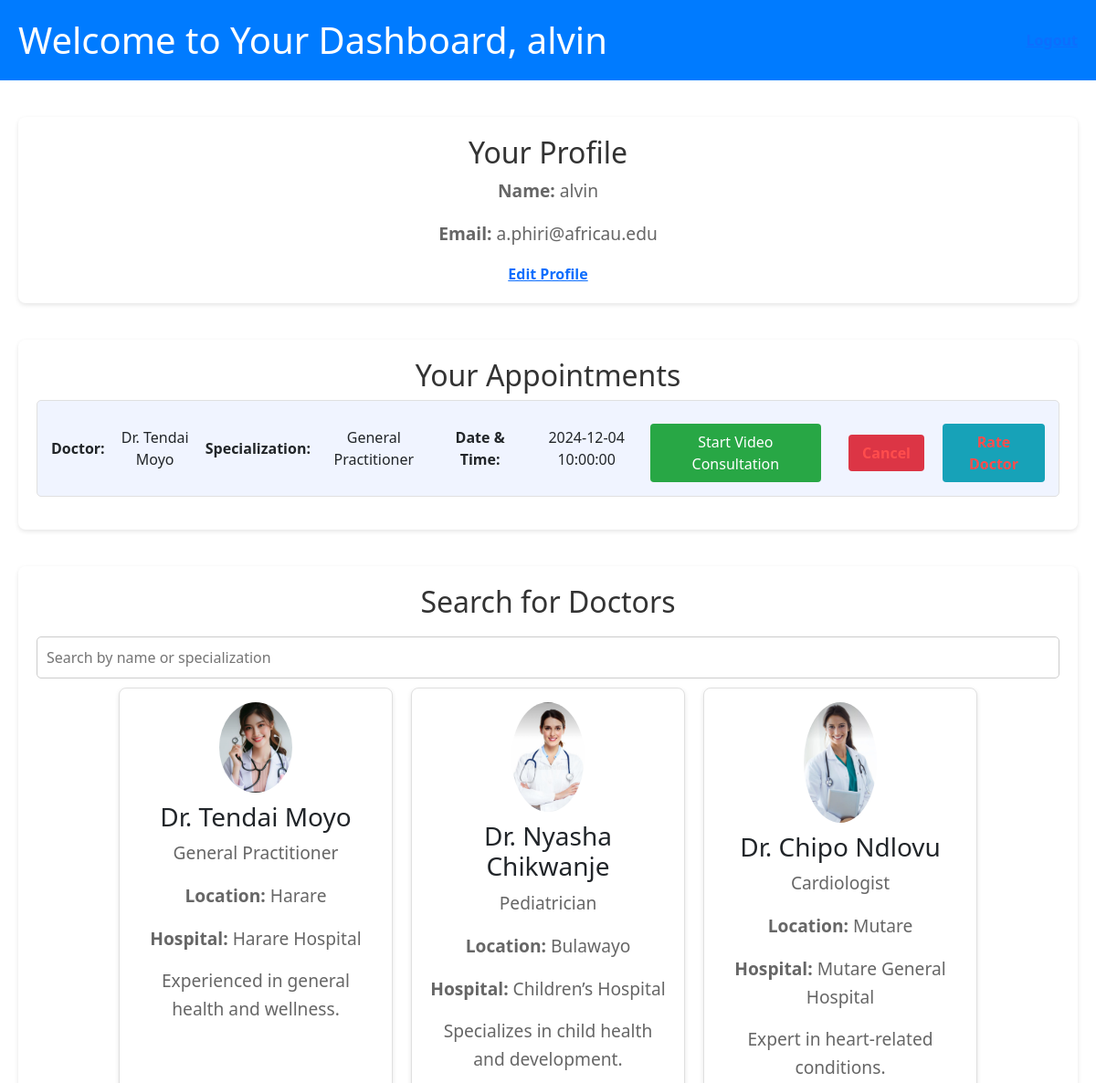
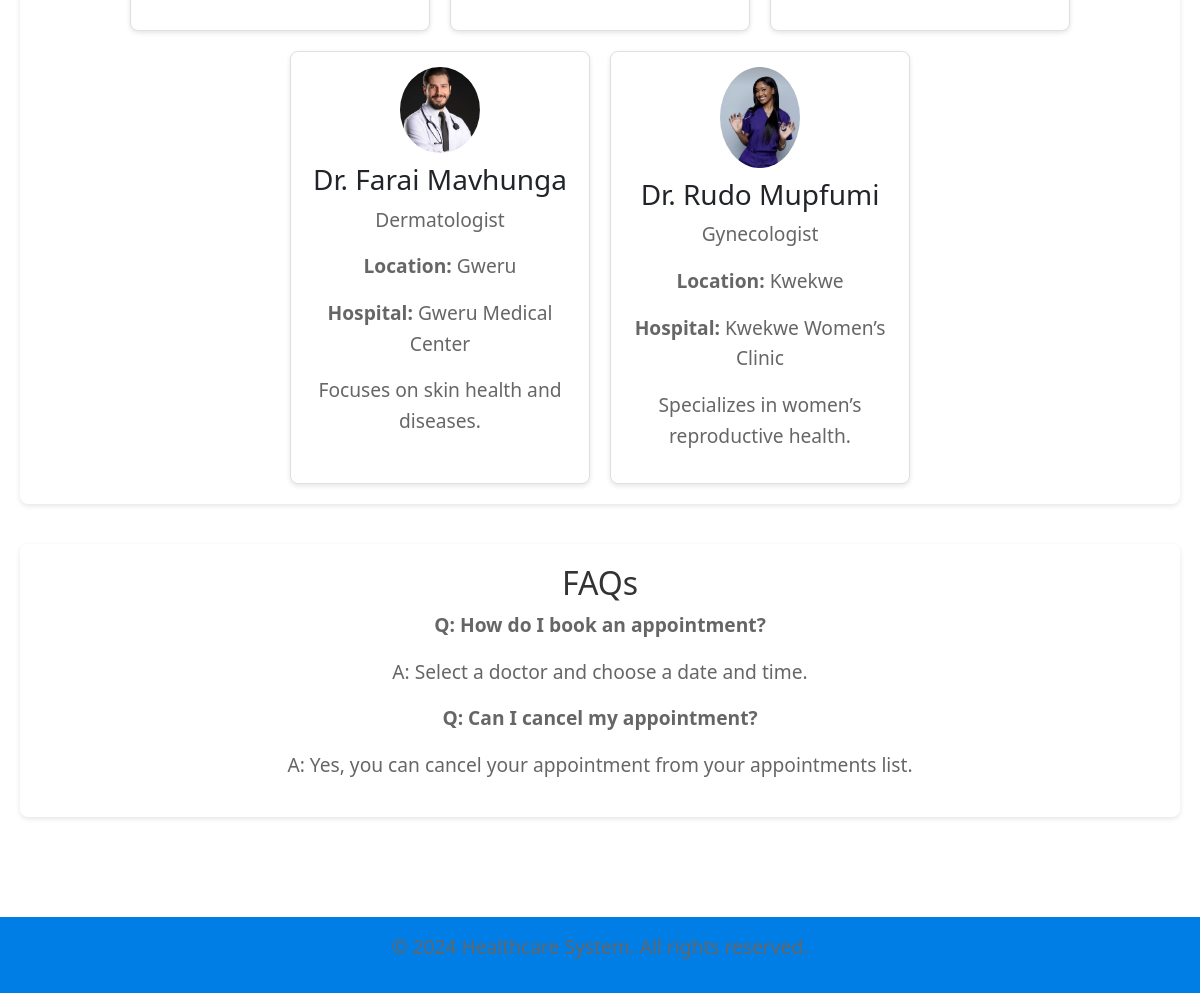
Screenshot of /user_dashboard.php (signed in) with the database file from the repository (2 pictures, top to bottom).
### tables this page shows
CREATE TABLE `users` (
  `user_id` int(11) NOT NULL,
  `username` varchar(50) NOT NULL,
  `password` varchar(255) NOT NULL,
  `email` varchar(100) NOT NULL,
  `created_at` timestamp NOT NULL DEFAULT current_timestamp(),
  `name` varchar(50) NOT NULL,
  `is_admin` tinyint(1) DEFAULT 0,
  `role` varchar(20) NOT NULL DEFAULT 'client',
  `status` enum('active','inactive') DEFAULT 'active'
);

CREATE TABLE `appointments` (
  `appointment_id` int(11) NOT NULL,
  `user_id` int(11) NOT NULL,
  `doctor_id` int(11) NOT NULL,
  `appointment_date` datetime NOT NULL,
  `status` enum('confirmed','cancelled') DEFAULT 'confirmed',
  `video_session_id` varchar(255) NOT NULL,
  `created_at` timestamp NOT NULL DEFAULT current_timestamp()
);

CREATE TABLE `doctors` (
  `id` int(11) NOT NULL,
  `name` varchar(100) NOT NULL,
  `email` varchar(100) NOT NULL,
  `password` varchar(255) NOT NULL,
  `specialization` varchar(100) DEFAULT NULL,
  `location` varchar(100) DEFAULT NULL,
  `hospital` varchar(100) DEFAULT NULL,
  `description` text DEFAULT NULL,
  `picture` varchar(255) DEFAULT NULL,
  `created_at` timestamp NOT NULL DEFAULT current_timestamp(),
  `role` varchar(20) NOT NULL DEFAULT 'doctor'
);

### user_dashboard.php (the view, shortened to what this page needs)
<?php
include 'db.php';
$user_id = $_SESSION['user_id'];
$stmt = $conn->prepare("SELECT name, email, is_admin FROM users WHERE user_id = ?");
$stmt->bind_param("i", $user_id);
$stmt->execute();
$stmt->bind_result($user_name, $user_email, $is_admin);
$doctors = [];
$stmt = $conn->prepare("SELECT id, name, specialization, location, hospital, description, picture FROM doctors");
$stmt->execute();
$stmt->bind_result($doctor_id, $doctor_name, $specialization, $location, $hospital, $description, $picture);
while ($stmt->fetch()) {
    $doctors[] = [
        'id' => $doctor_id,
        'name' => $doctor_name,
        'specialization' => $specialization,
        'location' => $location,
        'hospital' => $hospital,
        'description' => $description,
        'picture' => $picture
    ];
}
$appointments = [];
$stmt = $conn->prepare("SELECT appointment_id, a.appointment_date, a.status, d.name, d.specialization FROM appointments a JOIN doctors d ON a.doctor_id = d.id WHERE a.user_id = ?");
$stmt->bind_param("i", $user_id);
$stmt->execute();
$stmt->bind_result($appointment_id, $appointment_date, $status, $doctor_name, $doctor_specialization);
while ($stmt->fetch()) {
    $appointments[] = [
        'id' => $appointment_id,
        'date' => $appointment_date,
        'status' => $status,
        'doctor_name' => $doctor_name,
        'specialization' => $doctor_specialization
    ];
}
?>
<!DOCTYPE html>
<html lang="en">
<head>
    <link rel="stylesheet" href="style.css">
    <link href="https://cdn.jsdelivr.net/npm/bootstrap@5.1.3/dist/css/bootstrap.min.css" rel="stylesheet">
</head>
<body>
    <header>
        <h1>Welcome to Your Dashboard, <?= htmlspecialchars($user_name) ?></h1>
        <a href="logout.php">Logout</a>
    </header>
    <main>
        <section>
            <h2>Your Profile</h2>
            <p><strong>Name:</strong> <?= htmlspecialchars($user_name) ?></p>
            <p><strong>Email:</strong> <?= htmlspecialchars($user_email) ?></p>
            <a href="edit_profile.php">Edit Profile</a>
        </section>
        <section>
            <h2>Your Appointments</h2>
            <div id="appointments">
                <?php if (count($appointments) > 0): ?>
                    <ul>
                        <?php foreach ($appointments as $appointment): ?>
                            <li>
                                <strong>Doctor:</strong> <?= htmlspecialchars($appointment['doctor_name']) ?> <br>
                                <strong>Specialization:</strong> <?= htmlspecialchars($appointment['specialization']) ?> <br>
                                <strong>Date & Time:</strong> <?= htmlspecialchars($appointment['date']) ?>
                                <div class="appointment-actions">
                                    <?php if ($appointment['status'] === 'confirmed'): ?>
                                        <button onclick="startVideoChat(<?= $appointment['id'] ?>, '<?= $appointment['doctor_name'] ?>')" class="video-chat-btn">Start Video Consultation</button>
                                    <?php endif; ?>
                                    <a href="cancel_appointment.php?id=<?= $appointment['id'] ?>" class="btn-cancel">Cancel</a>
                                    <a href="rate_doctor.php?id=<?= $appointment['id'] ?>" class="btn-rate">Rate Doctor</a>
                                </div>
                            </li>
                        <?php endforeach; ?>
                    </ul>
                <?php else: ?>
                    <p>No appointments booked yet.</p>
                <?php endif; ?>
            </div>
        </section>
        <section>
            <h2>Search for Doctors</h2>
            <input type="text" id="search" placeholder="Search by name or specialization" onkeyup="searchDoctors()">
            <div class="doctor-list" id="doctor-list">
                <?php foreach ($doctors as $doctor): ?>
                    <div class="doctor-card" onclick="window.location.href='doctor_profile.php?id=<?= $doctor['id'] ?>'">
                        <img src="<?= htmlspecialchars($doctor['picture']) ?>" alt="<?= htmlspecialchars($doctor['name']) ?>" class="doctor-image">
                        <h3><?= htmlspecialchars($doctor['name']) ?></h3>
                        <p><?= htmlspecialchars($doctor['specialization']) ?></p>
                        <p><strong>Location:</strong> <?= htmlspecialchars($doctor['location']) ?></p>
                        <p><strong>Hospital:</strong> <?= htmlspecialchars($doctor['hospital']) ?></p>
                        <p><?= htmlspecialchars($doctor['description']) ?></p>
                    </div>
                <?php endforeach; ?>
            </div>
        </section>
        <section>
            <h2>FAQs</h2>
            <p><strong>Q: How do I book an appointment?</strong></p>
            <p>A: Select a doctor and choose a date and time.</p>
            <p><strong>Q: Can I cancel my appointment?</strong></p>
            <p>A: Yes, you can cancel your appointment from your appointments list.</p>
        </section>
    </main>
    <footer>
        <p>&copy; 2024 Healthcare System. All rights reserved.</p>
    </footer>
</body>
</html>

### style.css (style rules this page uses)
body { font-family: 'Arial', sans-serif; background-color: #f7f9fc; margin: 0; padding: 0; }
header { background-color: #007bff; padding: 20px; display: flex; justify-content: space-between; align-items: center; }
header h1 { color: white; margin: 0; }
main { padding: 40px 20px; text-align: center; }
section { margin-bottom: 40px; background: white; padding: 20px; border-radius: 8px; box-shadow: 0 2px 5px rgba(0, 0, 0, 0.1); }
h2 { color: #333; font-size: 1.8em; margin-bottom: 20px; }
p { color: #666; font-size: 1.2em; line-height: 1.6; }
a { color: #007ee5; text-decoration: none; font-weight: bold; }
#appointments ul { list-style: none; padding: 0; }
#appointments li { background: #f0f4ff; border: 1px solid #e0e0e0; border-radius: 5px; padding: 15px; margin-bottom: 10px; display: flex; justify-content: space-between; align-items: center; }
#appointments li a { margin-left: 10px; color: #ff4d4d; }
.doctor-list { display: flex; flex-wrap: wrap; justify-content: center; gap: 20px; }
.doctor-card { background: white; border: 1px solid #e0e0e0; border-radius: 8px; padding: 15px; width: 300px; box-shadow: 0 2px 5px rgba(0, 0, 0, 0.1); transition: transform 0.2s; cursor: pointer; }
.doctor-image { width: 80px; height: auto; border-radius: 50%; margin-bottom: 10px; }
input[type="text"] { width: 100%; padding: 10px; border: 1px solid #ccc; border-radius: 5px; margin-top: 10px; font-size: 1em; }
footer { text-align: center; padding: 15px; background-color: #007ee5; color: white; position: relative; bottom: 0; width: 100%; margin-top: 20px; }
h2 { margin-bottom: 20px; }
input[type="text"], input[type="email"], input[type="password"] { width: 100%; padding: 10px; margin-bottom: 10px; border: 1px solid #ccc; border-radius: 5px; font-size: 16px; }
.video-chat-btn { background-color: #28a745; color: white; padding: 8px 15px; border: none; border-radius: 4px; cursor: pointer; margin-right: 10px; transition: background-color 0.3s; }
.appointment-actions { display: flex; gap: 10px; margin-top: 10px; align-items: center; }
.btn-cancel, .btn-rate { padding: 8px 15px; border: none; border-radius: 4px; text-decoration: none; transition: background-color 0.3s; }
.btn-cancel { background-color: #dc3545; color: white; }
.btn-rate { background-color: #17a2b8; color: white; }

### rows the page displays
users: name "alvin", email "a.phiri@africau.edu"
appointments: doctor.name "Dr. Tendai Moyo", doctor.specialization "General Practitioner", appointment_date "2024-12-04 10:00:00"
doctors: picture (picture), name "Dr. Tendai Moyo", specialization "General Practitioner", location "Harare", hospital "Harare Hospital", description "Experienced in general health and wellness."
doctors: picture (picture), name "Dr. Nyasha Chikwanje", specialization "Pediatrician", location "Bulawayo", hospital "Children’s Hospital", description "Specializes in child health and development."
doctors: picture (picture), name "Dr. Chipo Ndlovu", specialization "Cardiologist", location "Mutare", hospital "Mutare General Hospital", description "Expert in heart-related conditions."
doctors: picture (picture), name "Dr. Farai Mavhunga", specialization "Dermatologist", location "Gweru", hospital "Gweru Medical Center", description "Focuses on skin health and diseases."
doctors: picture (picture), name "Dr. Rudo Mupfumi", specialization "Gynecologist", location "Kwekwe", hospital "Kwekwe Women’s Clinic", description "Specializes in women’s reproductive health."
